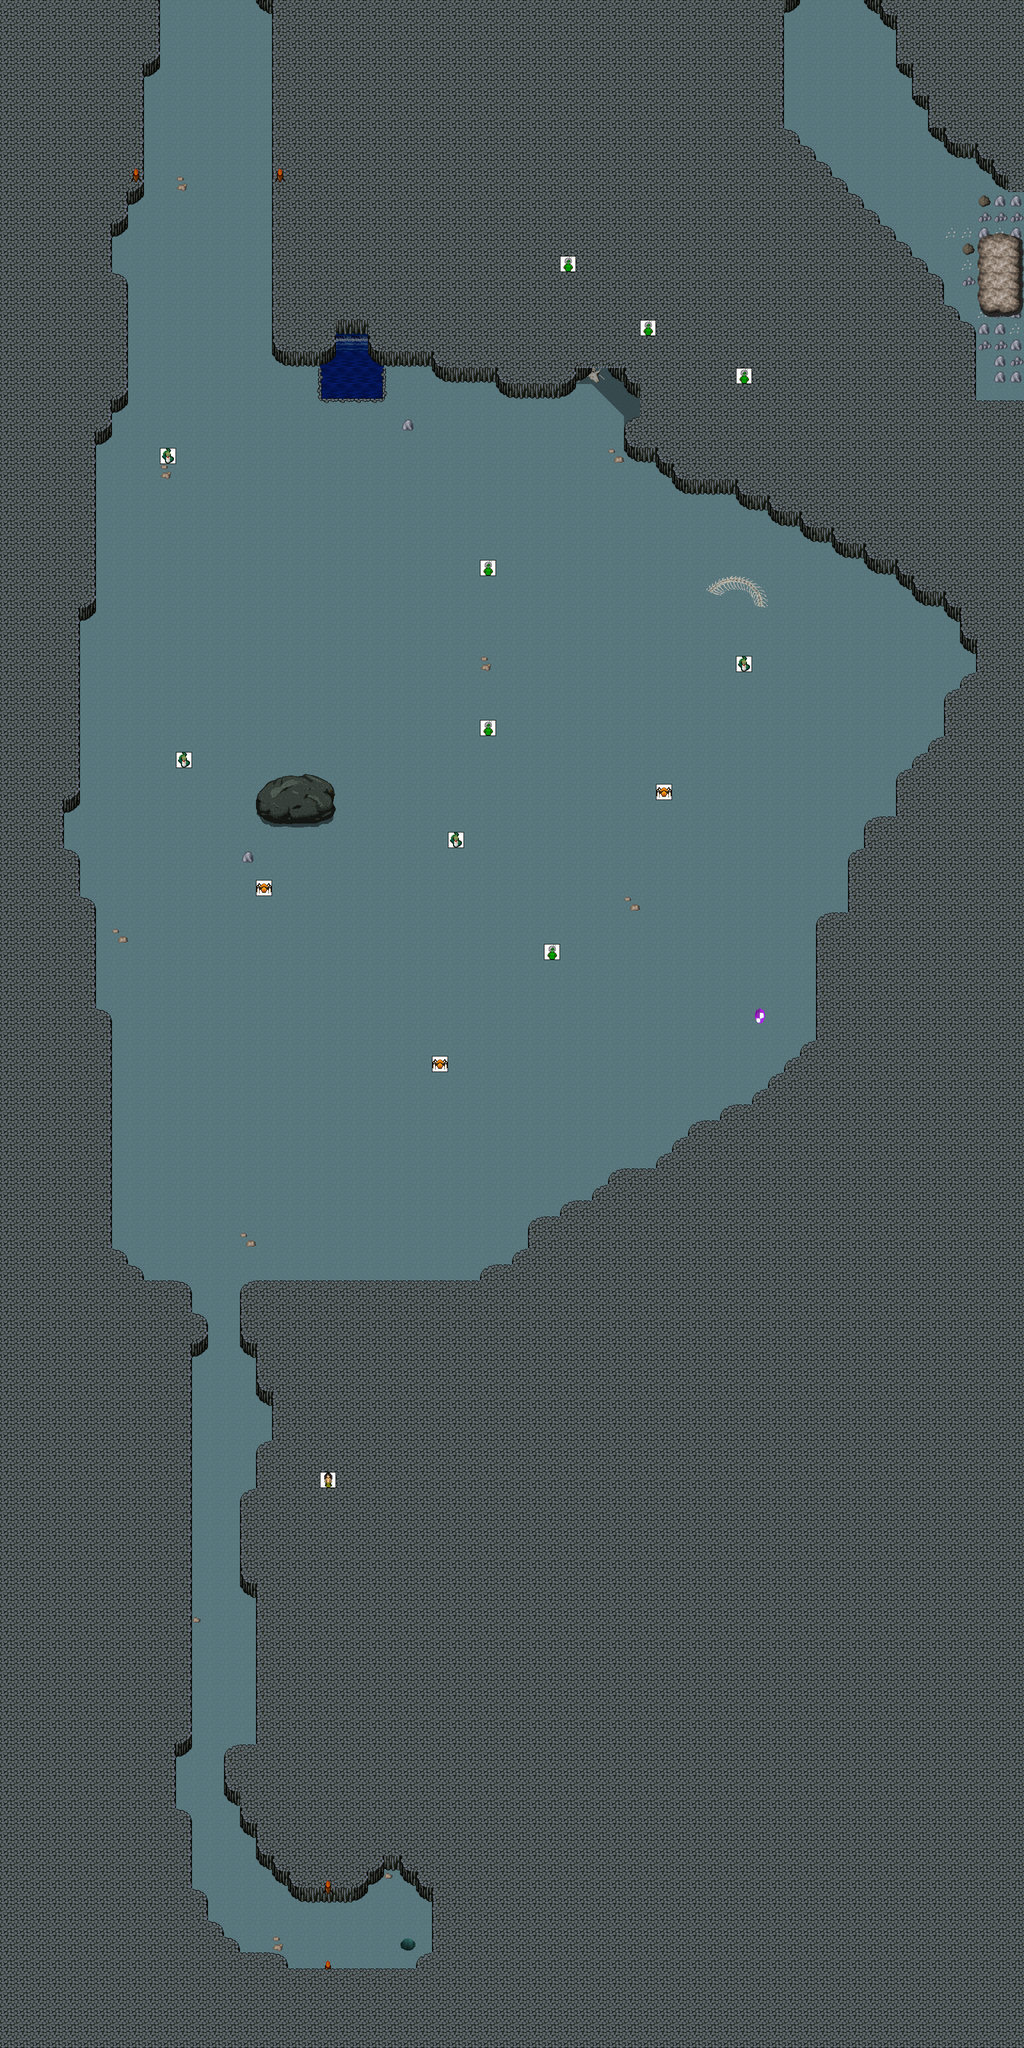

Below is a game level as drawn by its tile map, then a one-line description and the .tmx that defines it (tile-layer data replaced by summaries):
An orthogonal 64x128 tile map with 32x32 px tiles, 6 tile layers (0_floor, 1_terrain, 2_object, 3_roof, ...), 4 hidden layers not drawn, 22 tilesets.

<map version="1.0" tiledversion="1.0.3" orientation="orthogonal" renderorder="right-down" width="64" height="128" tilewidth="32" tileheight="32" nextobjectid="1">
 <tileset firstgid="1" name="collision" tilewidth="32" tileheight="32" tilecount="1" columns="1">
  <image source="../../tileset/logic/collision.png" width="32" height="32" />
 </tileset>
 <tileset firstgid="2" name="creature/naga" tilewidth="32" tileheight="32" tilecount="4" columns="4">
  <image source="../../tileset/logic/creature/naga.png" width="128" height="32" />
 </tileset>
 <tileset firstgid="6" name="rocks" tilewidth="32" tileheight="32" tilecount="4" columns="2">
  <image source="../../tileset/ground/rock/rocks.png" width="64" height="64" />
 </tileset>
 <tileset firstgid="10" name="pebbles" tilewidth="32" tileheight="32" tilecount="3" columns="1">
  <image source="../../tileset/ground/rock/pebbles.png" width="32" height="96" />
 </tileset>
 <tileset firstgid="13" name="ground_4" tilewidth="32" tileheight="32" tilecount="40" columns="4">
  <image source="../../tileset/ground/ground_4.png" width="128" height="320" />
 </tileset>
 <tileset firstgid="53" name="large_boulder" tilewidth="32" tileheight="32" tilecount="9" columns="3">
  <image source="../../tileset/ground/rock/large_boulder.png" width="96" height="96" />
 </tileset>
 <tileset firstgid="62" name="large_pebble" tilewidth="32" tileheight="32" tilecount="2" columns="2">
  <image source="../../tileset/ground/rock/large_pebble.png" width="64" height="32" />
 </tileset>
 <tileset firstgid="64" name="huge_boulder" tilewidth="32" tileheight="32" tilecount="20" columns="5">
  <image source="../../tileset/ground/rock/huge_boulder.png" width="160" height="128" />
 </tileset>
 <tileset firstgid="84" name="pothole" tilewidth="32" tileheight="32" tilecount="4" columns="4">
  <image source="../../tileset/ground/pothole.png" width="128" height="32" />
 </tileset>
 <tileset firstgid="88" name="water" tilewidth="32" tileheight="32" tilecount="24" columns="3">
  <image source="../../tileset/ground/water/water.png" width="96" height="256" />
 </tileset>
 <tileset firstgid="112" name="item/corpse/huge_animal" tilewidth="32" tileheight="32" tilecount="16" columns="2">
  <image source="../../tileset/item/corpse/huge_animal.png" width="64" height="256" />
 </tileset>
 <tileset firstgid="128" name="snake_skeleton" tilewidth="32" tileheight="32" tilecount="16" columns="8">
  <image source="../../tileset/item/corpse/snake_skeleton.png" width="256" height="64" />
 </tileset>
 <tileset firstgid="144" name="water/foaming" tilewidth="32" tileheight="32" tilecount="8" columns="8">
  <image source="../../tileset/ground/water/foaming.png" width="256" height="32" />
 </tileset>
 <tileset firstgid="152" name="torchlight_5x4" tilewidth="32" tileheight="32" tilecount="96" columns="12">
  <image source="../../tileset/light/torchlight_5x4.png" width="384" height="256" />
 </tileset>
 <tileset firstgid="248" name="torch_2" tilewidth="32" tileheight="32" tilecount="9" columns="3">
  <image source="../../tileset/furniture/light/torch_2.png" width="96" height="96" />
 </tileset>
 <tileset firstgid="257" name="rotating_crystal" tilewidth="32" tileheight="32" tilecount="48" columns="8">
  <image source="../../tileset/object/rotating_crystal.png" width="256" height="192" />
 </tileset>
 <tileset firstgid="305" name="light/white_1x1" tilewidth="32" tileheight="32" tilecount="1" columns="1">
  <image source="../../tileset/light/white_1x1.png" width="32" height="32" />
 </tileset>
 <tileset firstgid="306" name="light_5x5" tilewidth="32" tileheight="32" tilecount="25" columns="5">
  <image source="../../tileset/light/light_5x5.png" width="160" height="160" />
 </tileset>
 <tileset firstgid="331" name="logic/creature/spider" tilewidth="32" tileheight="32" tilecount="3" columns="3">
  <image source="../../tileset/logic/creature/spider.png" width="96" height="32" />
 </tileset>
 <tileset firstgid="334" name="logic/creature/reptile" tilewidth="32" tileheight="32" tilecount="7" columns="7">
  <image source="../../tileset/logic/creature/reptile.png" width="224" height="32" />
 </tileset>
 <tileset firstgid="341" name="terrain/cave_blue" tilewidth="32" tileheight="32" tilecount="112" columns="8">
  <image source="../../tileset/terrain/cave_blue.png" width="256" height="448" />
 </tileset>
 <tileset firstgid="453" name="terrain/cave_edges_blue" tilewidth="32" tileheight="32" tilecount="25" columns="5">
  <image source="../../tileset/terrain/cave_edges_blue.png" width="160" height="160" />
 </tileset>
 <layer name="0_floor" width="64" height="128">
  <data>[8192 cells, 8192 non-empty, 4 distinct tile ids]</data>
 </layer>
 <layer name="1_terrain" width="64" height="128">
  <data>[8192 cells, 382 non-empty, 50 distinct tile ids]</data>
 </layer>
 <layer name="2_object" width="64" height="128">
  <data>[8192 cells, 27 non-empty, 13 distinct tile ids]</data>
 </layer>
 <layer name="3_roof" width="64" height="128">
  <data>[8192 cells, 812 non-empty, 25 distinct tile ids]</data>
 </layer>
 <layer name="4_roof_add" width="64" height="128">
  <data>[8192 cells, 1 non-empty, 1 distinct tile ids]</data>
 </layer>
 <layer name="objects" width="64" height="128">
  <data>[8192 cells, 14 non-empty, 4 distinct tile ids]</data>
 </layer>
 <layer name="collision" width="64" height="128" visible="0" opacity="0.31">
  <data>[8192 cells, 4690 non-empty, 1 distinct tile ids]</data>
 </layer>
 <layer name="protection" width="64" height="128" visible="0">
  <data>[8192 cells, 0 non-empty, 0 distinct tile ids]</data>
 </layer>
 <layer name="blend_ground" width="64" height="128" visible="0" opacity="0.45">
  <data>[8192 cells, 85 non-empty, 30 distinct tile ids]</data>
 </layer>
 <layer name="blend_roof" width="64" height="128" visible="0" opacity="0.45">
  <data>[8192 cells, 7 non-empty, 7 distinct tile ids]</data>
 </layer>
</map>
